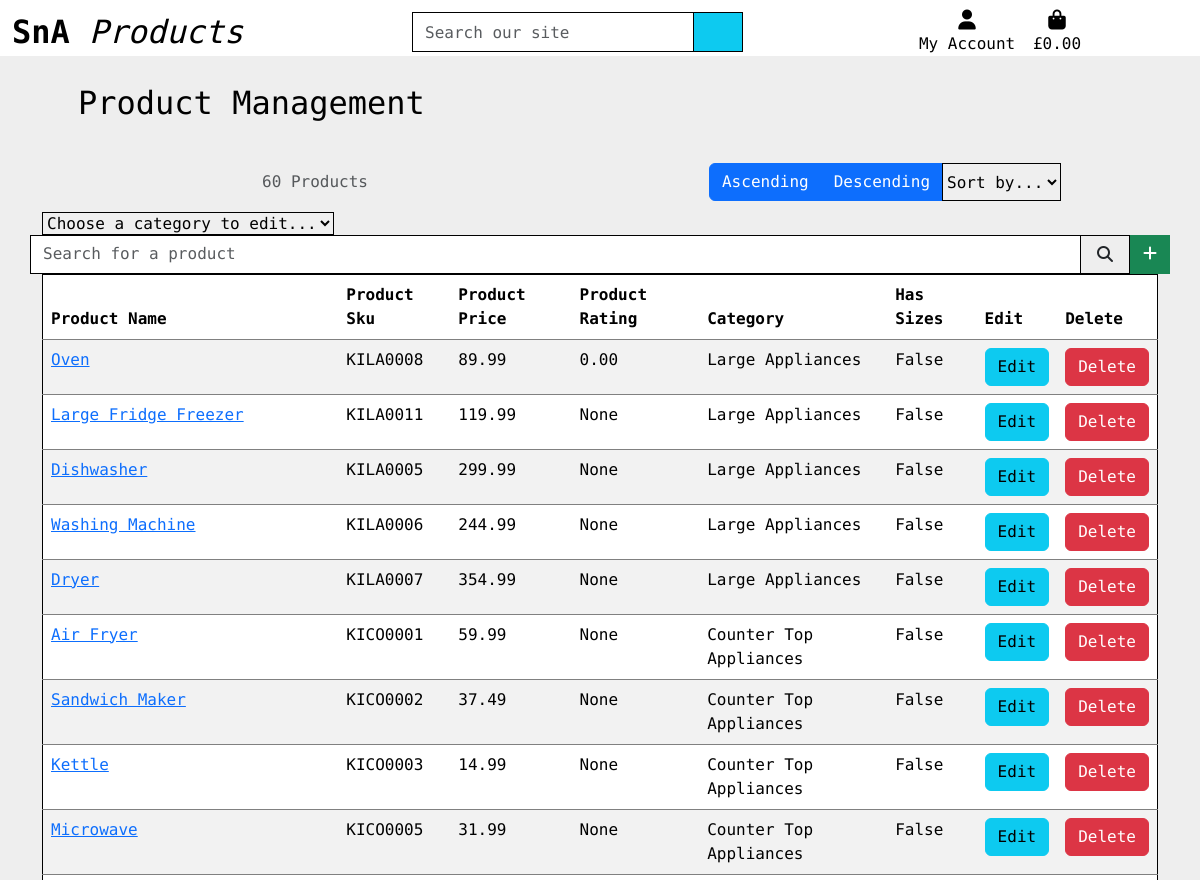
The app's page /products/manage (signed in, upper part), older data.
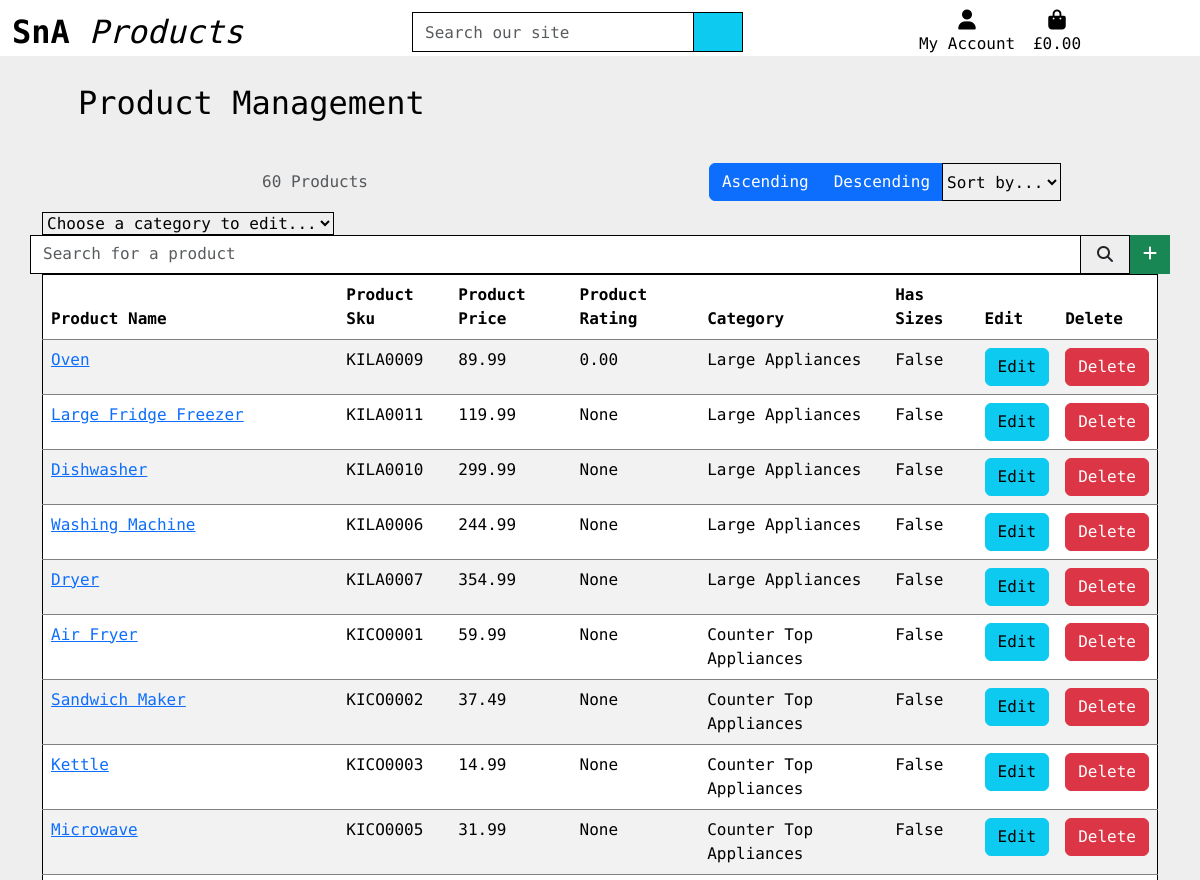
The same page, newer data.
### products/models.py (models this page shows, shortened)
class Product(models.Model):
    category = models.ForeignKey('Category', limit_choices_to={'type': 1},  null=True, blank=True,
                                 on_delete=models.SET_NULL, default=18)
    sku = models.CharField(max_length=254, unique=True, editable=False)
    name = models.CharField(max_length=254)
    description = models.TextField()
    price = models.DecimalField(max_digits=6, decimal_places=2)
    rating = models.DecimalField(max_digits=6, decimal_places=2, null=True, blank=True)
    image = CloudinaryField('image', default='placeholder')
    has_sizes = models.BooleanField(null=True, blank=True, default=False)
    def get_category_name(self):
        if self.category is not None:
            return self.category.display_name
        else:
            return "No Category"

class Category(models.Model):
    class Meta:
        verbose_name_plural = 'Categories'
    parent = models.ForeignKey('self', related_name='children', on_delete=models.CASCADE, blank=True, null=True)
    name = models.CharField(max_length=254)
    display_name = models.CharField(max_length=254, null=True, blank=True)
    type = models.IntegerField(choices=CATEGORY_TYPE, editable=False)
    def get_display_name(self):
        return self.display_name

### products/views.py (the view, shortened to what this page needs)
# urls.py: path('manage', views.manage_products, name='manage_products'),
@login_required
def manage_products(request):
    if not request.user.is_superuser:
        messages.error(request, 'Sorry, only shop admins can do that.')
        return redirect(reverse('home'))
    products = Product.objects.all()
    query = None
    categories = None
    sort = None
    direction = None
    display_sorting = {}
    display_category = None
    sort_option = f'{sort}_{direction}'
    all_categories = Category.objects.all()
    context = {
        'all_categories': all_categories,
        'products': products,
        'search_term': query,
        'current_categories': categories,
        'current_sorting': sort_option,
        'display_sorting': display_sorting,
        'display_category': display_category,
    }
    return render(request, 'products/manage_products.html', context)

### products/templates/products/manage_products.html (shortened to what this page needs)
{% extends "base.html" %}
{% load static %}
{% block content %}
    <div class="container-md px-4 py-1">
        <h2 class="m-4"><a href="{% url 'manage_products' %}" class="no-link-decoration">Product Management</a></h2>
    </div>
    <div class="container container-fluid">
        <div class="row mt-1">
            <div class="col-12 col-md-6 my-auto order-md-last d-flex justify-content-center">
                <div class="btn-group" role="group" aria-label="Button group to select the order of products">
                    <button type="button" class="btn btn-primary" id="button-asc">Ascending</button>
                    <button type="button" class="btn btn-primary" id="button-desc">Descending</button>
                    <div class="btn-group sort-select-wrapper" role="group">
                        <select id="sort-selector" class="custom-select custom-select-sm rounded-0 border border-{% if current_sorting != 'None_None' %}info{% else %}black{% endif %}">
                            <option value="reset" {% if current_sorting == 'None_None' %}selected{% endif %}>Sort by...</option>
                        </select>
                    </div>
                </div>
            </div>
            <div class="col-12 col-md-6 order-md-first">
                <p class="text-muted mt-3 text-center text-md-left">
                    {{ products|length }} Products{% if search_term %} found for <strong>"{{ search_term }}"</strong>{% endif %}
                </p>
            </div>
        </div>
        <div class="btn-group sort-select-wrapper" role="group">
            <select id="category-selector" class="custom-select custom-select-sm rounded-0 border-black">
                <option value="reset" >Choose a category to edit...</option>
            </select>
        </div>
        <div class="row">
            <form method="GET" class="p-0 px-lg-3gi" action="{% url 'manage_products' %}">
              <div class="input-group">
                <input class="form-control border border-black rounded-0" type="text" name="manage_search" placeholder="Search for a product">
                <div class="input-group-append d-flex justify-content-between">
                  <button class="form-control btn border border-black rounded-0" type="submit">
                    <span class="icon">
                      <i class="fa-solid fa-magnifying-glass"></i>
                    </span>
                  </button>
                  <a class="btn btn-success rounded-0" href="{% url 'add_product' %}"><i class="fa-solid fa-plus"></i></a>
                </div>
              </div>
            </form>
        </div>
        <table class="table table-striped border-black">
            <thead>
                <tr>
                    <th scope="col">Product Name</th>
                    <th scope="col">Product Sku</th>
                    <th scope="col" class="d-none d-lg-table-cell">Product Price</th>
                    <th scope="col" class="d-none d-lg-table-cell">Product Rating</th>
                    <th scope="col" class="d-none d-lg-table-cell">Category</th>
                    <th scope="col" class="d-none d-lg-table-cell">Has Sizes</th>
                    <th scope="col">Edit</th>
                    <th scope="col">Delete</th>
                </tr>
            </thead>
            {% for product in products %}
            <tr>
                <td><a href="{% url 'product_detail' product.id %}">{{ product.name }}</a></td>
                <td>{{ product.sku }}</td>
                <td class="d-none d-lg-table-cell">{{ product.price }}</td>
                <td class="d-none d-lg-table-cell">{{ product.rating }}</td>
                <td class="d-none d-lg-table-cell">{{ product.get_category_name }}</td>
                <td class="d-none d-lg-table-cell">{{ product.has_sizes }}</td>
                <td><a class="btn btn-info" href="{% url 'edit_product' product.id %}">Edit</a></td>
                <td><a class="btn btn-danger" href="{% url 'delete_product' product.id %}">Delete</a></td>
            </tr>
            {% endfor %}
        </table>
    </div>
{% endblock content %}

Row changes from the older to the newer data that the page shows:
changed Product "Oven": sku "KILA0008" → "KILA0009"
changed Product "Dishwasher": sku "KILA0005" → "KILA0010"
